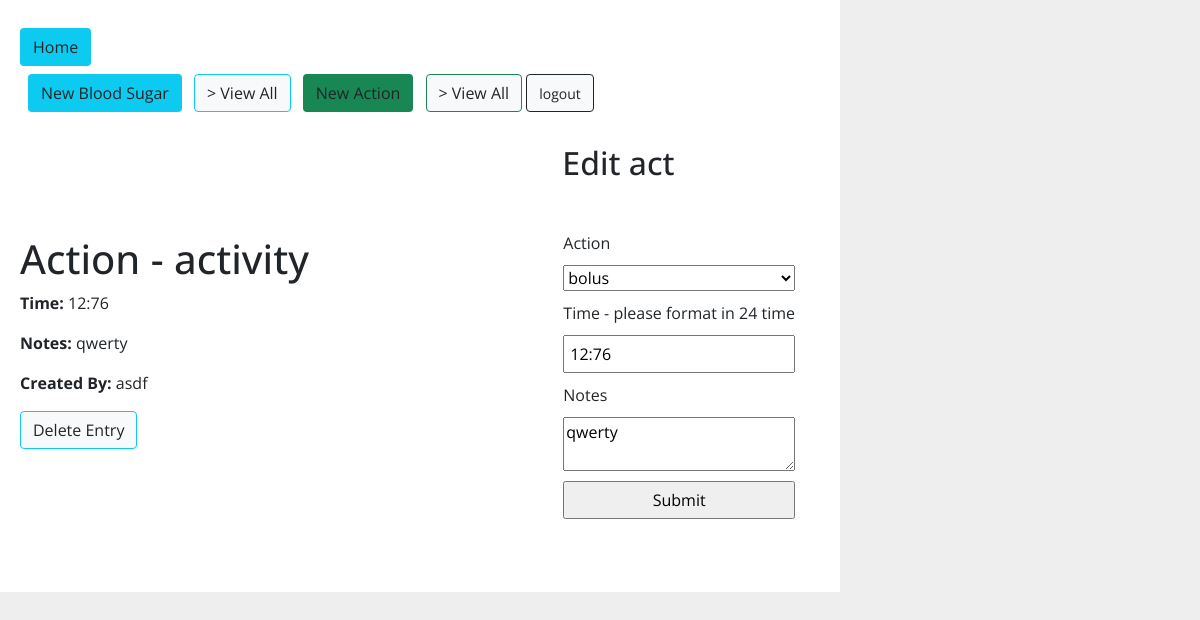
/acts/4 (signed in), run on the app's committed database.
### bs_track/models.py (models this page shows, shortened)
class Action(db.Model):
    id = col(db.Integer, primary_key=True)
    time = col(db.String(6), nullable=False)
    act_type = col(db.Enum(ACTIONTYPES), default=ACTIONTYPES.BOLUS)
    notes = col(db.String(160), nullable=True)
    created_by_id = db.Column(db.Integer, db.ForeignKey("user.id"))
    created_by = db.relationship("User")

class User(UserMixin, db.Model):
    id = db.Column(db.Integer, primary_key=True)
    username = db.Column(db.String(80), nullable=False, unique=True)
    password = db.Column(db.String(200), nullable=False)

### bs_track/acts/routes.py (the view)
@routes.route('/acts/<act_id>', methods=['GET', 'POST'])
@login_required
def detail(act_id):
    act = Action.query.get(act_id)
    form = ActionForm(obj=act)
    if form.validate_on_submit():
        form.populate_obj(act)
        db.session.commit()
        return redirect(url_for('acts.index', act=act, form=form, act_id=act_id))
    return render_template('act_detail.html', act=act, form=form)

### forms.py
class ActionForm(FlaskForm):
    time = StringField('Time - please format in 24 time', validators=[DataRequired(), Length(min=2, max=6)])
    act_type = SelectField('Action', choices= ACTIONTYPES.choices())
    notes = TextAreaField(
        'Notes', validators=[DataRequired(), Length(min=0, max=180)]
    )
    submit = SubmitField('Submit')

### bs_track/extensions.py (called while the page is built)
@login_manager.user_loader
def load_user(user_id):
    return User.query.get(user_id)

### bs_track/utils.py (called while the page is built)
    def __str__(self):
        return str(self.value)

### bs_track/templates/act_detail.html (shortened to what this page needs)
{% extends 'base.html' %}
{% block content %}
<div>
    <h1>Action - {{ act.act_type }}</h1>
    <p><strong>Time:</strong> {{ act.time }}</p>
    <p><strong>Notes:</strong> {{ act.notes }}</p>
    <p><strong>Created By:</strong> {{ current_user.username }}</p>
    <form method="POST" action="{{url_for('acts.delete', act_id=act.id)}}">
        <button type="submit" class="btn bg-light border border-info"> Delete Entry </button>
    </form>
</div>
<div>
<h2 class="m-4">Edit act</h2>
<form method="POST" action="{{ url_for('acts.detail', act_id=act.id) }}">
    <fieldset>
        {{ form.act_type.label }}
        {{ form.act_type }}
        {{ form.time.label }}
        {{ form.time }}
        {{ form.notes.label }}
        {{ form.notes }}
        {{ form.submit }}
    </fieldset>
</form>
</div>
{% endblock %}

### bs_track/static/style.css (style rules this page uses)
body { display: flex; flex-direction: column; background-color: #eee; font-family: 'Open Sans', sans-serif; }
fieldset { display: flex; flex-direction: column; margin: 20px 0; padding: 20px; }
fieldset * { margin: 5px; }
fieldset input { padding: 5px; }

### data on the page
Action: act_type "activity", time "12:76", notes "qwerty", act_type "bolus"
User: username "asdf"
